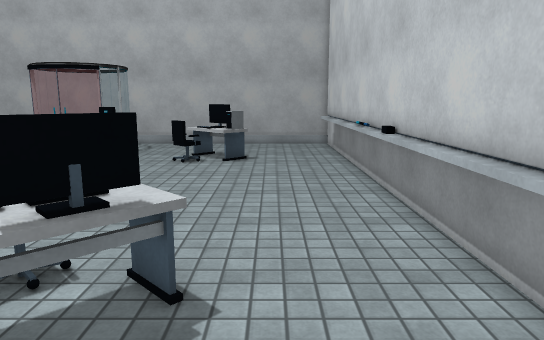
View 1 (above)

16 first-person views from a walk through a Unity game level. The camera is 1.5 m above the floor, tilts 10° down and sees 70° across. Doors are open. The floor is counted in squares, 0.5 m on a side. Each view is taken from the middle of a square. On the plan, view 1 faces up. The plan holds only what a view shows up to about 20 squares ahead; the rest is blank. Surface patterns are stand-ins for the level's own textures.

View 2
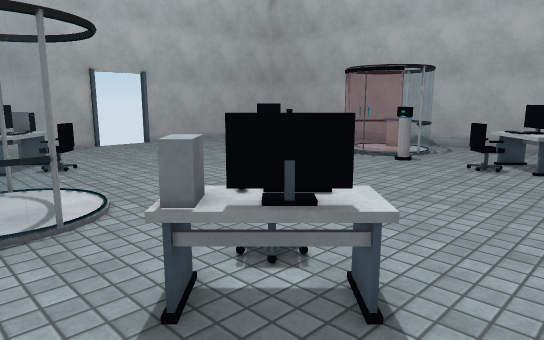

View 3
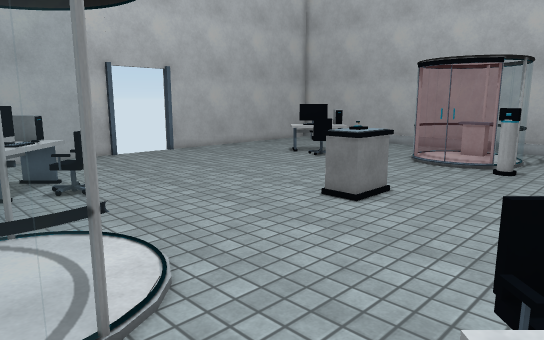

View 4
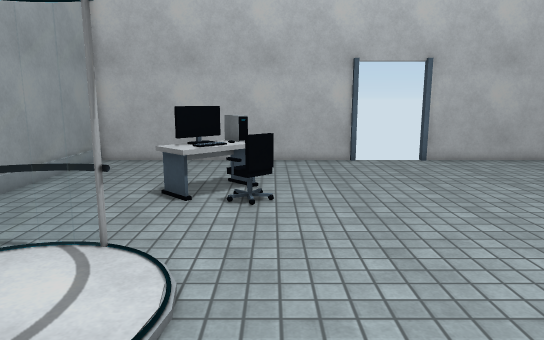

View 5
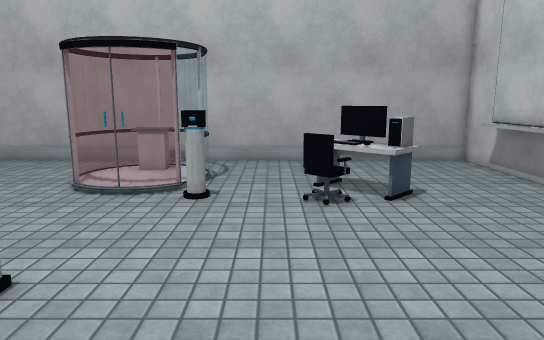

View 6
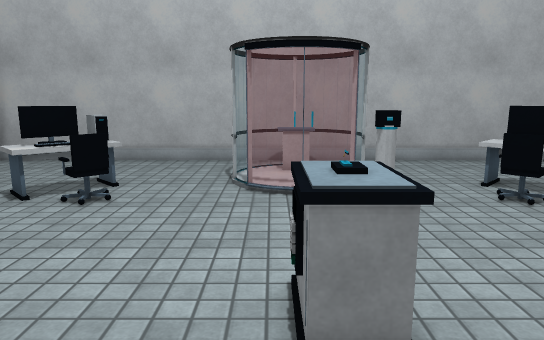

View 7
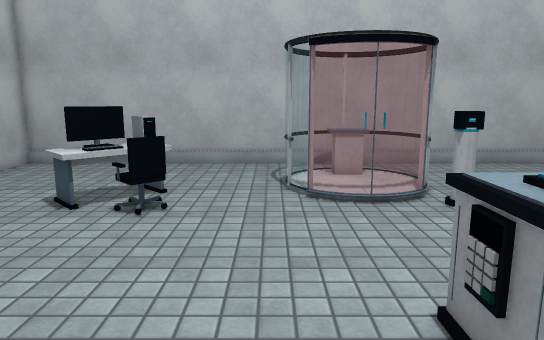

View 8
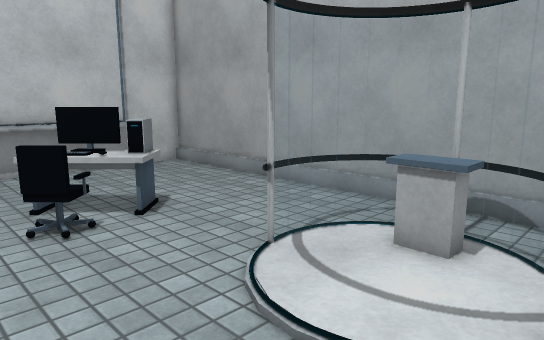

View 9
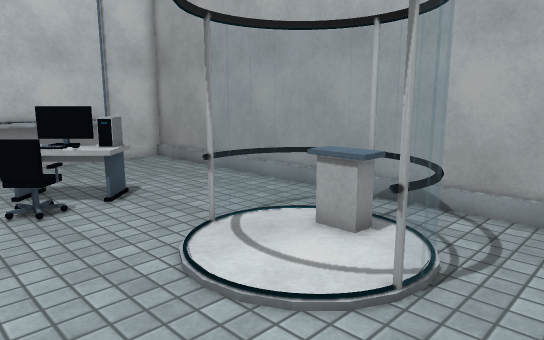

View 10
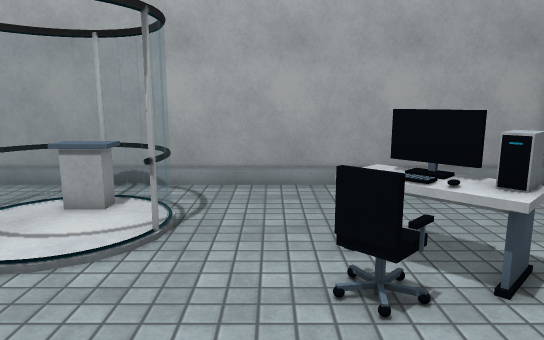

View 11
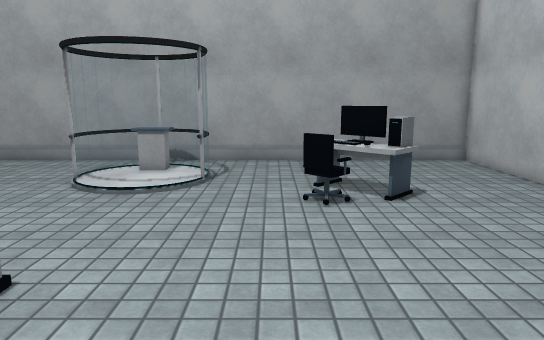

View 12
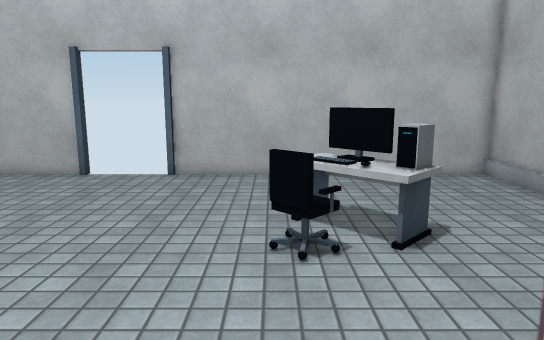

View 13
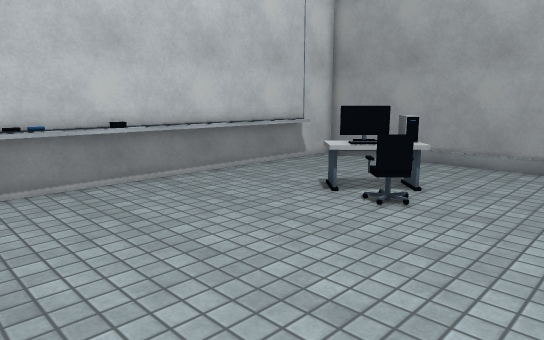

View 14
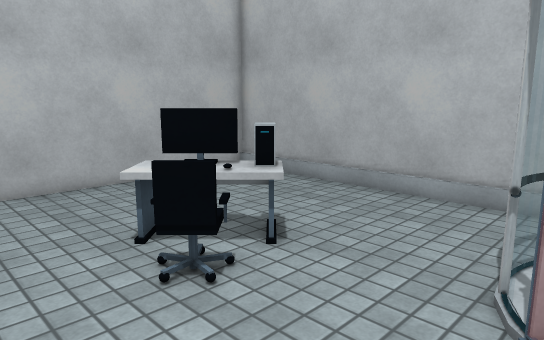

View 15
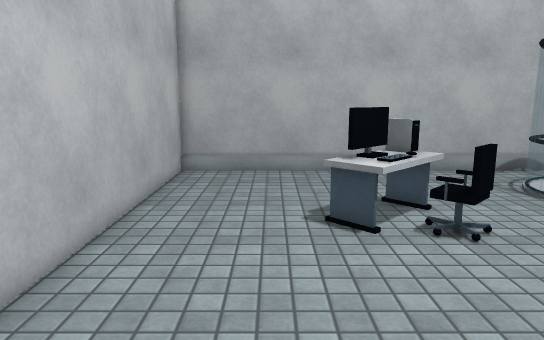

View 16
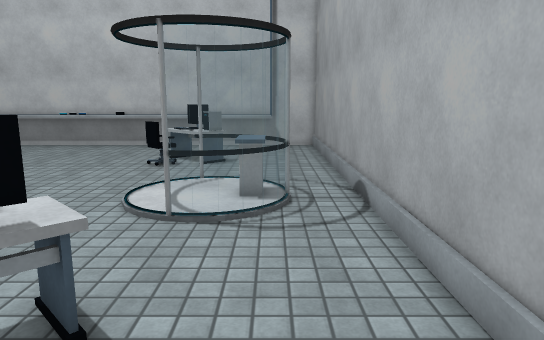

### Floor plan
Key: @ floor where view 1 was taken; # wall or solid block; . main floor; : floor 0.5 m higher than the main floor; D open door; = window, fence, low wall or low ledge; O other object.
Columns run from 26 left of view 1 to 4 right of it. Each row starts with its distance up from view 1.
 28 ###############################
 27 #.............................#
 26 #..............O..............#
 25 #............OOOOO...........=#
 24 #............OOOOO...........=#
 23 #.......O...OO   OO... ......=#
 22 #......OOO...O   O...OOO.....=#
 21 #.....OOO....OOOOO....OOO....=#
 20 #....OOO:O.....O.OO..O:OOO...=#
 19 #.....O.OO...........OO.O....=#
 18 #............................=#
 17 #............................=#
 16 #............................=#
 15 D............................ #
 14 D.............OOO............ #
 13 D.............OOO............=#
 12 D.............OOO............=#
 11 D............................ #
 10 #............................=#
  9 #............................=#
  8 #............................=#
  7 #.....O.OO...........OO.O....=#
  6 #....OOO:O.....O.....O:OOO...=#
  5 #.....OOO....OOOOO....OOO....=#
  4 #......OOO...O   O...OOO.....=#
  3 #.......O...OO   OO...O......=#
  2 #............OOOOO...........=#
  1 #............OOOOO...........=#
  0 #..............O..........@...#
 -1 #.............................#
 -2 ###############################

Positions as (right, up) in squares from view 1, and headings:
1: (0, 0), facing up
2: (1, 1), facing up-left
3: (-4, 2), facing up-left
4: (-6, 7), facing left
5: (-6, 8), facing up
6: (-12, 8), facing up
7: (-14, 9), facing up
8: (-14, 9), facing down-right
9: (-16, 9), facing down-right
10: (-16, 12), facing down
11: (-16, 18), facing down
12: (-10, 19), facing left
13: (-10, 17), facing down-right
14: (-12, 16), facing up-left
15: (-22, 11), facing up
16: (-23, 1), facing right
